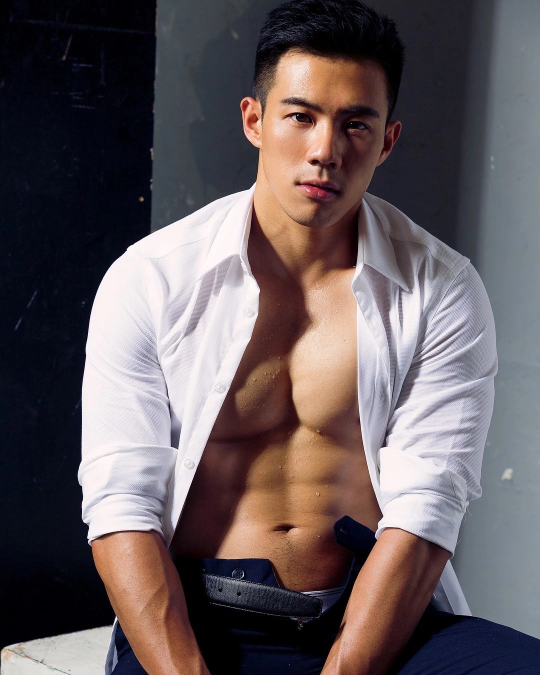
#> input picture UNKNOW/HTML/404/01.jpg, 1080 x 1350 px, found by its file name (shown at 1/2 size); its folder holds 2 pictures in this run
$ python in.py   (older library calls are emulated)
#> lines starting #> are read from the running program, lines starting #| are printed output that depends on the picture
# -*- coding: UTF-8 -*-
#无缝拼接多张图片，拼接生成的图片位于与python文件同目录下。
#将第一张图片宽度尺寸作为基准，其余图片将更改为与其一致。

import numpy as np
import os
from PIL import Image

def main():
    imgdir = input("请输入图片文件夹地址:") #指定图片位置，形如：D:\Pictures
#> the answer given: UNKNOW/HTML/404
    allfiles = os.listdir(imgdir)

    #用filter()函数过滤仅保留图片格式文件，留下的进入列表
    def file_filter(f):
        if f[-4:] in ['.jpg','.png','.bmp']:
            return True
        else:
            return False

    images = list(filter(file_filter,allfiles))
    images.sort(key = lambda x:int(x[:-4])) #对图片进行排序
    new_images = []  #建立一个列表，稍后依次将打开的图片存入其中

    resized_images = []  #建立一个新列表，稍后将更改过图片尺寸后的图片存入其中


    for image in images:
        #依次打开图片（输入的路径+图片文件名得到实际图片路径）
        imgopen = Image.open(imgdir +"\\"+ image)
#> imgopen is the input picture: PIL image 1080x1350 RGB; mean R, G, B 100.4, 90.2, 93.2
        new_images.append(imgopen)  #将图片存入列表

    #通过循环，将列表里的每张图片的宽度尺寸以第一张图片为基准重设
    for im in new_images:
        if im == new_images[0]:  #第一张图片略过处理
            pass
        elif im.size[0]== new_images[0].size[0]:  #增加一个判断，如果图片与第一张图片宽度一样，那么略过重设大小
            pass
        else:
            im = im.resize((new_images[0].size[0],int(new_images[0].size[0]*im.size[1]/im.size[0])),Image.ANTIALIAS)
        resized_images.append(np.array(im))  #将更改过尺寸的图片转化为ndarray对象并存入列表
#> this loop made 2 passes
#> after the loop, resized_images = 2 items

    imgjoin = np.concatenate(resized_images,axis = 0)  #拼接图片，axis=0为纵向拼接
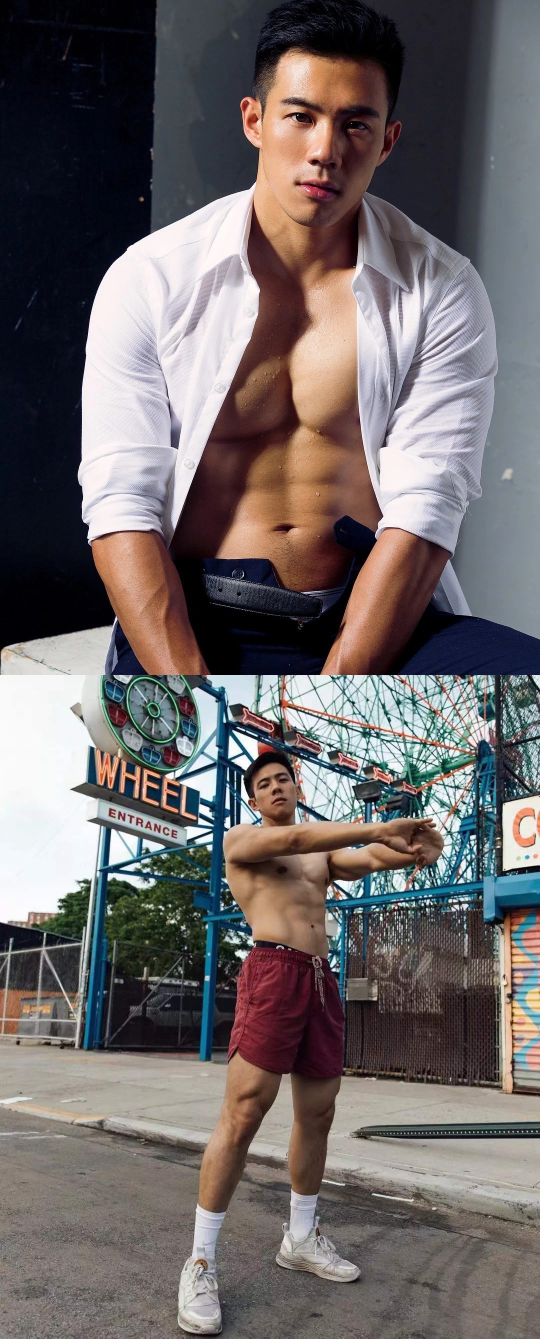
#> imgjoin: shape (2677, 1080, 3) (shown at 1/2 size); mean of channels 0, 1, 2 110.6, 104, 104.2; drawn as R, G, B
    imgcreate = Image.fromarray(imgjoin)  #生成图片
    imgcreate.save('final.png')  #保存图片并以final.png命名，经测试，保存为png能尽可能地减少画质损失

if __name__ == '__main__':
    main()
